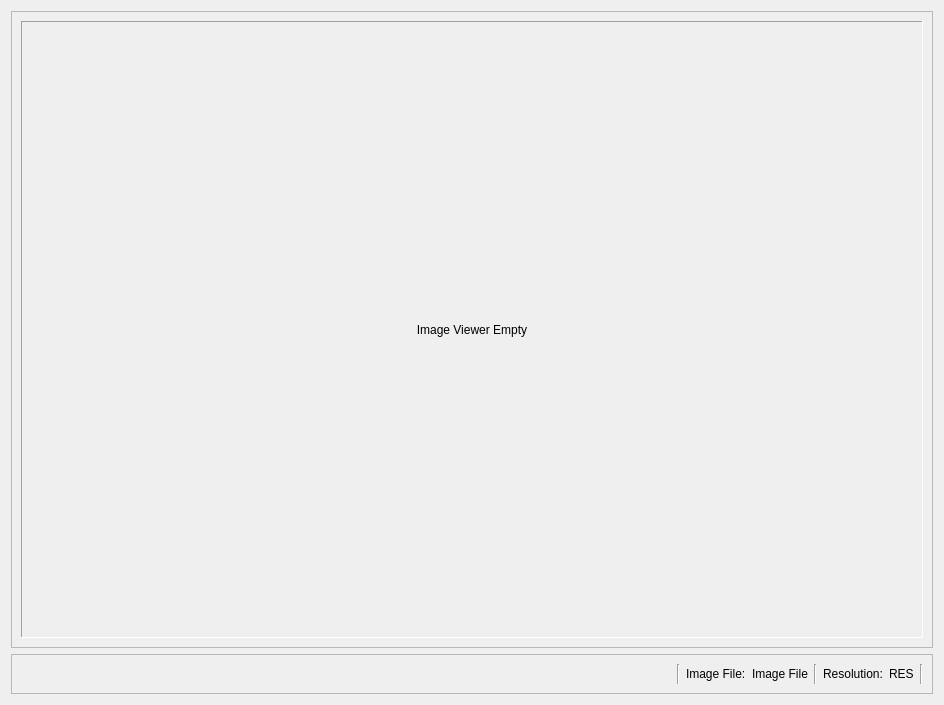
<?xml version="1.0" encoding="UTF-8"?>
<ui version="4.0">
 <class>qvtImageViewer</class>
 <widget class="QWidget" name="qvtImageViewer">
  <property name="geometry">
   <rect>
    <x>0</x>
    <y>0</y>
    <width>944</width>
    <height>705</height>
   </rect>
  </property>
  <property name="sizePolicy">
   <sizepolicy hsizetype="Preferred" vsizetype="Preferred">
    <horstretch>0</horstretch>
    <verstretch>0</verstretch>
   </sizepolicy>
  </property>
  <property name="windowTitle">
   <string>Form</string>
  </property>
  <layout class="QVBoxLayout" name="verticalLayout">
   <item>
    <widget class="QScrollArea" name="imageScrollArea">
     <property name="sizePolicy">
      <sizepolicy hsizetype="Preferred" vsizetype="Preferred">
       <horstretch>0</horstretch>
       <verstretch>5</verstretch>
      </sizepolicy>
     </property>
     <property name="widgetResizable">
      <bool>true</bool>
     </property>
     <property name="alignment">
      <set>Qt::AlignCenter</set>
     </property>
     <widget class="QWidget" name="scrollAreaWidgetContents">
      <property name="geometry">
       <rect>
        <x>0</x>
        <y>0</y>
        <width>924</width>
        <height>637</height>
       </rect>
      </property>
      <layout class="QGridLayout" name="gridLayout">
       <item row="0" column="0">
        <widget class="QLabel" name="imageViewerLabel">
         <property name="sizePolicy">
          <sizepolicy hsizetype="Preferred" vsizetype="Preferred">
           <horstretch>0</horstretch>
           <verstretch>0</verstretch>
          </sizepolicy>
         </property>
         <property name="frameShape">
          <enum>QFrame::Panel</enum>
         </property>
         <property name="frameShadow">
          <enum>QFrame::Sunken</enum>
         </property>
         <property name="lineWidth">
          <number>1</number>
         </property>
         <property name="text">
          <string>Image Viewer Empty</string>
         </property>
         <property name="scaledContents">
          <bool>true</bool>
         </property>
         <property name="alignment">
          <set>Qt::AlignCenter</set>
         </property>
        </widget>
       </item>
      </layout>
     </widget>
    </widget>
   </item>
   <item>
    <widget class="QFrame" name="frame">
     <property name="sizePolicy">
      <sizepolicy hsizetype="Minimum" vsizetype="Minimum">
       <horstretch>0</horstretch>
       <verstretch>0</verstretch>
      </sizepolicy>
     </property>
     <property name="frameShape">
      <enum>QFrame::StyledPanel</enum>
     </property>
     <property name="frameShadow">
      <enum>QFrame::Raised</enum>
     </property>
     <layout class="QVBoxLayout" name="verticalLayout_2">
      <item>
       <layout class="QHBoxLayout" name="horizontalLayout">
        <item>
         <spacer name="horizontalSpacer">
          <property name="orientation">
           <enum>Qt::Horizontal</enum>
          </property>
          <property name="sizeHint" stdset="0">
           <size>
            <width>40</width>
            <height>20</height>
           </size>
          </property>
         </spacer>
        </item>
        <item>
         <widget class="Line" name="line">
          <property name="orientation">
           <enum>Qt::Vertical</enum>
          </property>
         </widget>
        </item>
        <item>
         <widget class="QLabel" name="imageFileLabel_2">
          <property name="font">
           <font>
            <kerning>true</kerning>
           </font>
          </property>
          <property name="text">
           <string>Image File:</string>
          </property>
         </widget>
        </item>
        <item>
         <widget class="QLabel" name="imageFileLabel">
          <property name="font">
           <font>
            <kerning>true</kerning>
           </font>
          </property>
          <property name="text">
           <string>Image File</string>
          </property>
         </widget>
        </item>
        <item>
         <widget class="Line" name="line_2">
          <property name="orientation">
           <enum>Qt::Vertical</enum>
          </property>
         </widget>
        </item>
        <item>
         <widget class="QLabel" name="resolutionLabel_2">
          <property name="font">
           <font>
            <kerning>true</kerning>
           </font>
          </property>
          <property name="text">
           <string>Resolution:</string>
          </property>
         </widget>
        </item>
        <item>
         <widget class="QLabel" name="resolutionLabel">
          <property name="font">
           <font>
            <kerning>true</kerning>
           </font>
          </property>
          <property name="text">
           <string>RES</string>
          </property>
         </widget>
        </item>
        <item>
         <widget class="Line" name="line_3">
          <property name="orientation">
           <enum>Qt::Vertical</enum>
          </property>
         </widget>
        </item>
       </layout>
      </item>
     </layout>
    </widget>
   </item>
  </layout>
 </widget>
 <resources/>
 <connections/>
</ui>
